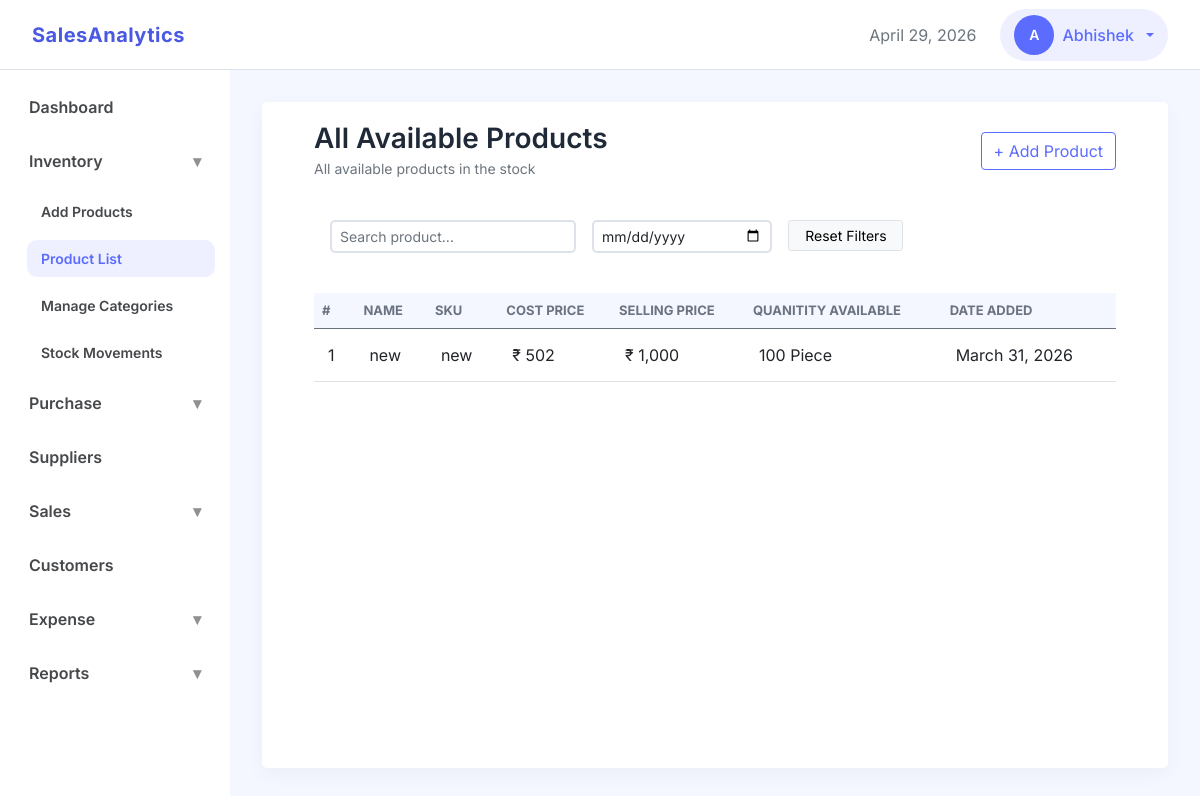
Before: /inventory/list/ (signed in) with the older database file.
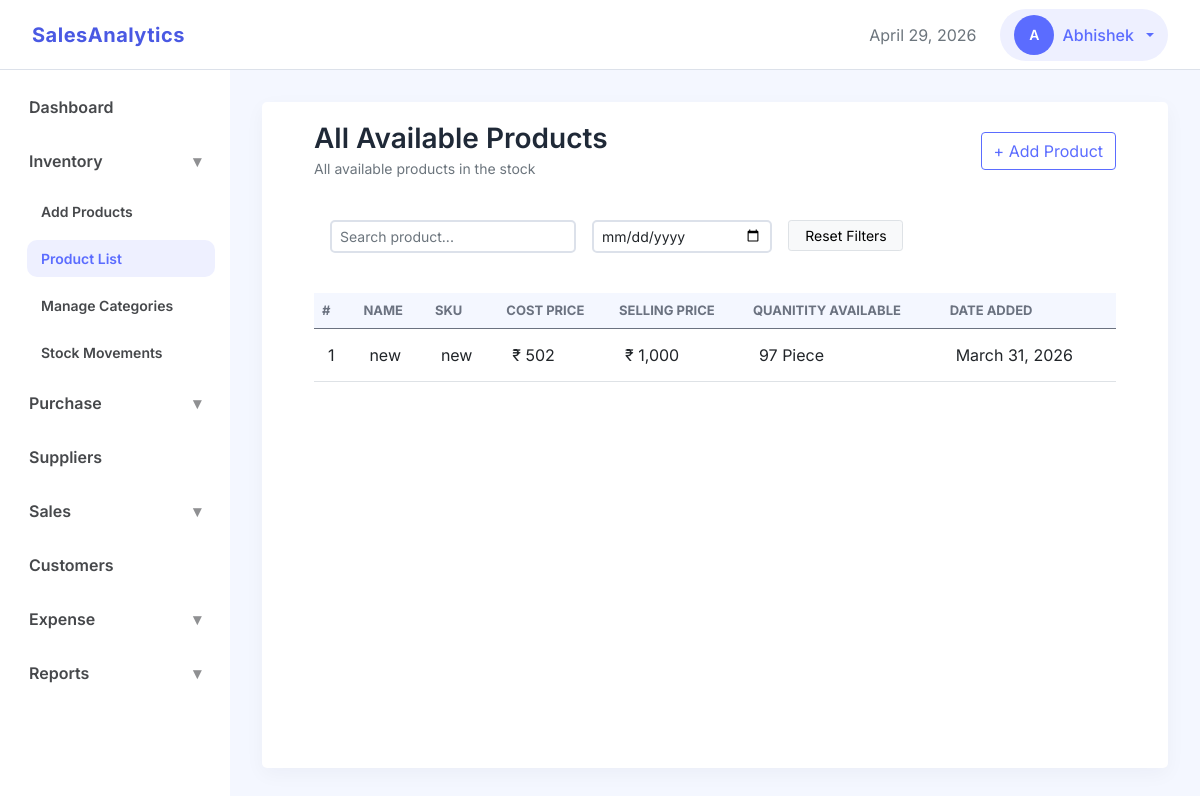
After: the same page with the newer database file.
### inventory/models.py (models this page shows, shortened)
class Product(models.Model):
    class UnitChoices(models.TextChoices):
        PIECE = 'pcs', 'Piece'
        KILOGRAM = 'kg', 'KG'
        LITER = 'l', 'Liter'
        GRAM = 'g', 'Gram'
        METER = 'm', 'Meter'
        BOX = 'box', 'Box'
        PACK = 'pack', 'Pack'
    name = models.CharField(max_length=100)
    description = models.TextField(blank=True)
    sku = models.CharField(max_length=100, unique=True)
    category = models.ForeignKey(
        ProductCategory, on_delete=models.PROTECT,
        db_index=True,
        related_name='products'
        )
    current_avg_cost = models.DecimalField(
        max_digits=12,
        decimal_places=2,
        blank=True,
        null=True
        )
    selling_price = models.DecimalField(
        max_digits=12,
        decimal_places=2
        )
    current_stock = models.IntegerField(
        default=0,
        validators=[MinValueValidator(0)]
        )
    unit = models.CharField(
        max_length=20,
        choices=UnitChoices.choices
        )
    reorder_level = models.IntegerField(
        default=0,
        validators=[MinValueValidator(0)]
        )
    is_active = models.BooleanField(default=True)
    business = models.ForeignKey('business.Business', on_delete=models.CASCADE, related_name='products')
    created_by = models.ForeignKey('accounts.User', on_delete=models.SET_NULL, null=True, blank=True, related_name='created_products')
    created_at = models.DateTimeField(auto_now_add=True)
    updated_at = models.DateTimeField(auto_now=True)

### inventory/views.py (the view)
# urls.py: path('list/', views.ProductListView.as_view(), name='product_list'),
class ProductListView(ListView):
    model = Product
    template_name = 'inventory/product_list.html'
    context_object_name = 'products'
    def get_queryset(self):
        return Product.objects.filter(business_id=get_business_id(self.request)).order_by('-created_at')

### core/context_processors.py (called while the page is built)
def user_role(request):
    if request.user.is_authenticated:
        business_id = request.session.get('business_id')
        if business_id:
            membership = Membership.objects.filter(
                business_id=business_id,
                user=request.user
            ).first()
            if membership:
                return {'user_role': membership.role}
    return {'user_role': None}

### dashboard/templatetags/navigation_tags.py (called while the page is built)
@register.simple_tag(takes_context=True)
def active(context, *url_names):
    request = context['request']
    current_url = request.resolver_match.url_name
    if current_url in url_names:
        return 'active'
    return ''

@register.simple_tag(takes_context=True)
def show_menu(context, *url_names):
    request = context['request']
    current_url = request.resolver_match.url_name
    if current_url in url_names:
        return 'show'
    return ''

### inventory/views.py (called while the page is built)
def get_business_id(request):
    return request.session.get('business_id')

### templates/inventory/product_list.html (shortened to what this page needs)
{% extends "base.html" %}
{% load static %}
{% load humanize %}
{% block css_files%}
    <link rel="stylesheet" href="{% static 'css/apps/list.css' %}">
{% endblock %}
{% block content %}
<div class="container-fluid">
    <div class="d-flex justify-content-between align-items-center mb-4">
        <div>
            <h3 class="section-title mb-0">All Available Products</h3>
            <small class="text-muted">All available products in the stock</small>
        </div>
        <a href="{% url 'add_product' %}" class="btn btn-secondary">
            + Add Product
        </a>
    </div>
    <div class=" mb-4 p-3">
        <div class="row g-3">
            <div class="col-md-4">
                <input type="text" id="search_field"
                       class="form-control form-control-sm"
                       placeholder="Search product...">
            </div>
            <div class="col-md-3">
                <input type="date" id="date_field" class="form-control  form-control-sm">
            </div>
            <div class="col-md-2">
                <button id="reset_filters" class="btn btn-sm btn-light border w-100">
                    Reset Filters
                </button>
            </div>
        </div>
    </div>
    <div class="">
        <div class="table-responsive">
            <table class="table table-hover align-middle data-table mb-0">
                <thead>
                    <tr>
                        <th>#</th>
                        <th>Name</th>
                        <th>SKU</th>
                        <th>cost Price</th>
                        <th>Selling Price</th>
                        <th>Quanitity Available</th>
                        <th>Date Added</th>
                    </tr>
                </thead>
                <tbody id="products_tbody">
                    {% for product in products %}
                    <tr class="clickable-row" data-url="{% url 'product_detail' product.id %}">
                        <td>{{ forloop.counter }}</td>
                        <td>
                            {{ product.name }}
                        </td>
                        <td>{{ product.sku }}</td>
                        <td>
                            ₹ {{ product.current_avg_cost|floatformat:0|intcomma }}
                        </td>
                        <td>
                            ₹ {{ product.selling_price|floatformat:0|intcomma }}
                        </td>
                        <td>
                            {{ product.current_stock  }} {{ product.get_unit_display }}
                        </td>
                        <td>
                            {{ product.created_at|date }}
                        </td>
                    </tr>
                    {% empty %}
                    <tr>
                        <td colspan="7" class="text-center py-4 text-muted">
                            No products recorded
                        </td>
                    </tr>
                    {% endfor %}
                </tbody>
            </table>
        </div>
    </div>
</div>
{% endblock %}

Changed rows visible on the page:
changed Product "new": current_stock "100" → "97"
